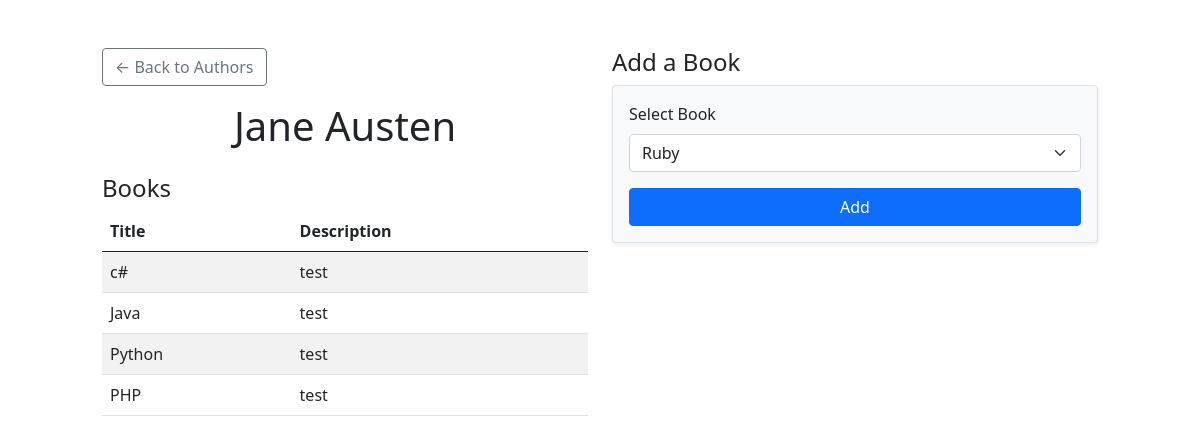
The app's page /authors/1/ with its own data.
### books_authors_app/models.py (models this page shows)
class Author(models.Model):
    first_name = models.CharField(max_length=255)
    last_name = models.CharField(max_length=255)
    notes = models.TextField(default="")
    books = models.ManyToManyField(Book, related_name='authors')
    created_at = models.DateTimeField(auto_now_add=True)
    updated_at = models.DateTimeField(auto_now=True)

class Book(models.Model):
    title = models.CharField(max_length=255)
    desc = models.TextField()
    created_at = models.DateTimeField(auto_now_add=True)
    updated_at = models.DateTimeField(auto_now=True)

### books_authors_app/views.py (the view)
# urls.py: path('authors/<int:author_id>/', views.author_detail, name='author_detail'),
def author_detail(request, author_id):
    author = Author.objects.get(id=author_id)
    context = {
        "author": author,
        "books": Book.objects.exclude(authors=author)
    }
    return render(request, 'Author_Detail.html', context)

### books_authors_app/templates/Author_Detail.html (shortened to what this page needs)
<!DOCTYPE html>
<html lang="en">
<head>
    {% load static %}
    <link href="https://cdn.jsdelivr.net/npm/bootstrap@5.0.2/dist/css/bootstrap.min.css" rel="stylesheet"
>
    <link rel="stylesheet" href="{% static 'css/style.css' %}">
</head>
<body>
    <div class="container">
        <div class="row m-5">
            <div class="col-md-6">
                <a href="/authors/" class="btn btn-outline-secondary mb-3">&larr; Back to Authors</a>
                <h1>{{ author.first_name }} {{ author.last_name }}</h1>
                <h4 class="mt-4">Books</h4>
                {% if author.books.all %}
                <table class="table table-striped mb-0">
                    <thead>
                        <tr>
                            <th>Title</th>
                            <th>Description</th>
                        </tr>
                    </thead>
                    <tbody>
                        {% for book in author.books.all %}
                        <tr>
                            <td>{{ book.title }}</td>
                            <td>{{ book.desc }}</td>
                        </tr>
                        {% endfor %}
                    </tbody>
                </table>
                {% else %}
                <p class="text-muted">No books associated with this author yet.</p>
                {% endif %}
            </div>
            <div class="col-md-6">
                <h4>Add a Book</h4>
                <form action="/authors/{{ author.id }}/add_book/" method="POST" class="p-3 border rounded shadow-sm bg-light">
                    <div class="mb-3">
                        <label for="book_id" class="form-label">Select Book</label>
                        <select id="book_id" name="book_id" class="form-select" required>
                            {% for book in books %}
                            <option value="{{ book.id }}">{{ book.title }}</option>
                            {% endfor %}
                        </select>
                    </div>
                    <button type="submit" class="btn btn-primary w-100">Add</button>
                </form>
            </div>
        </div>
    </div>
</body>
</html>

### books_authors_app/static/css/style.css (style rules this page uses)
* { margin: 0; padding: 0; }
h1 { text-align: center; }

### records on screen
Author: first_name "Jane", last_name "Austen"
Book: title "c#", desc "test"
Book: title "Java", desc "test"
Book: title "Python", desc "test"
Book: title "PHP", desc "test"

### other values on screen
form field book_id "Ruby"
